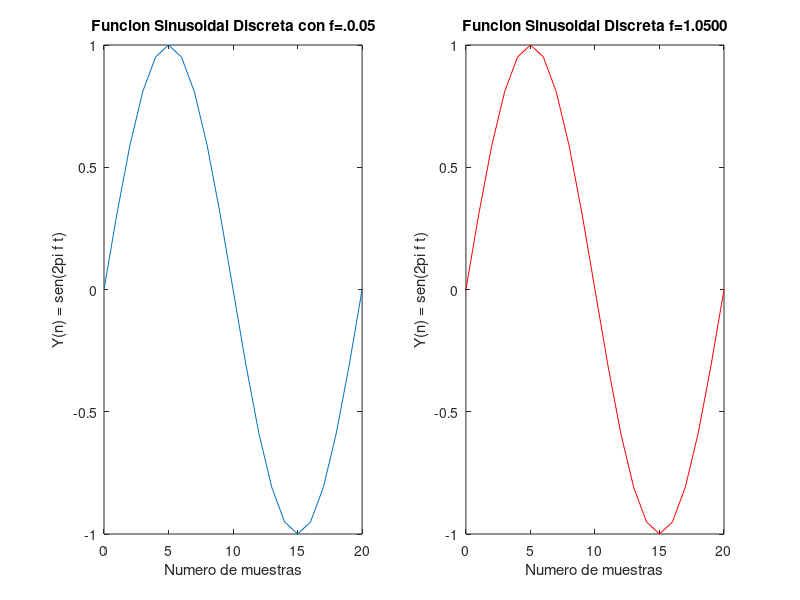

MATLAB code for this plot:
function problema4()

F = 0.05; % Frecuencia a encontrar el Alias.
t= [0:1/F]; % rango de tiempo donde se ve la grafica SIEMPRE VA SER UN PERIODO
Y1 = sin(2*pi*F.*t);              %funcion temporal
alias = 2*pi*F+2*pi
Y2=sin(alias.*t);              %funcion temporal
subplot (1, 2, 1) 
plot(t,Y1); %grafica discreta de la funcion 1
title('Funcion Sinusoidal Discreta con f=.0.05'); %titulo
xlabel('Numero de muestras');% nombre eje x
ylabel('Y(n) = sen(2pi f t)');% nombre eje y
subplot (1, 2, 2)
plot(t,Y2,'r');%grafica discreta de la funcion 2
title('Funcion Sinusoidal Discreta f=1.0500'); %titulo
xlabel('Numero de muestras');% nombre eje x
ylabel('Y(n) = sen(2pi f t)');% nombre eje y
endfunction